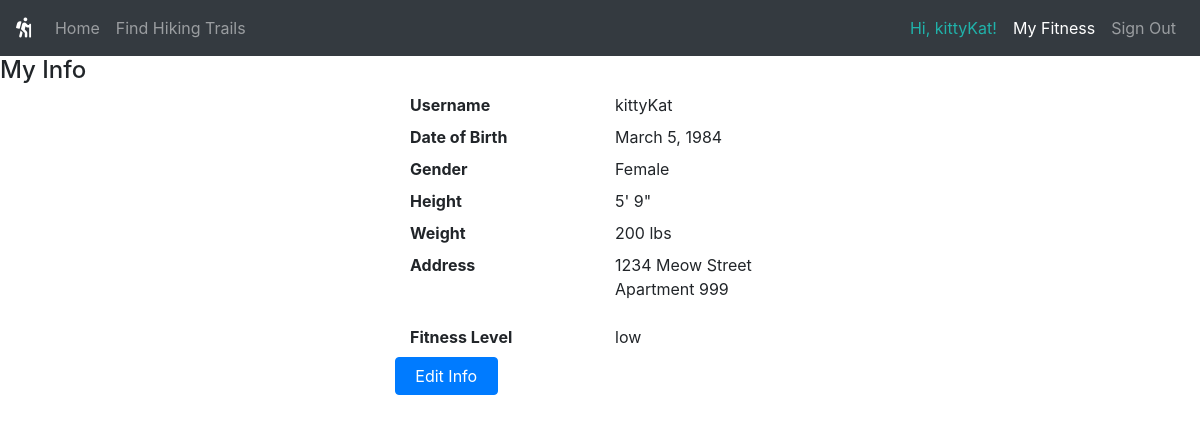
The page /display_info (signed in) on the database its author committed.
### database_structures.py (models this page shows, shortened)
class User(UserMixin, db.Model):
    id = db.Column(db.Integer, primary_key=True)
    username = db.Column(db.String(64), index=True, unique=True)
    date_of_birth = db.Column(db.Date)
    gender = db.Column(db.String(1))
    height = db.Column(db.Integer)
    weight = db.Column(db.Integer)
    address = db.Column(db.String(64))
    address2 = db.Column(db.String(64))
    fitness_level = db.Column(db.Integer)
    password_hash = db.Column(db.String(128))

### app.py (the view)
@app.route('/display_info', methods=["GET"])
def display_info():
    logged_in = False
    if request.method == 'GET':             # render the user's info
        if current_user.is_authenticated:
            logged_in = True
            curr_user = db.session.query(User).filter_by(username=current_user.username).first()
            if curr_user.date_of_birth is not None:
                year = curr_user.date_of_birth.year
                month = calendar.month_name[curr_user.date_of_birth.month]
                day = curr_user.date_of_birth.day
            else:
                year = ""
                month = ""
                day = ""
            if curr_user.gender == "m":
                gender = "Male"
            elif curr_user.gender == "f":
                gender = "Female"
            else:
                gender = ""
            if curr_user.height is not None:
                total_inches = curr_user.height
                feet = total_inches // 12
                inches = total_inches % 12
                height = str(feet) + "\' " + str(inches) + "\""
            else:
                height = ""
            if curr_user.weight is not None:
                weight = str(curr_user.weight)
            else:
                weight = ""
            if curr_user.address is not None:
                address = curr_user.address
            else:
                address = ""
            if curr_user.address2 is not None:
                address2 = curr_user.address2
            else:
                address2 = ""
            level = curr_user.fitness_level
            user_fitness = ""
            if level == 1:
                user_fitness = "low"
            elif level == 2:
                user_fitness = "medium"
            elif level == 3:
                user_fitness = "high"
            elif level == 4:
                user_fitness = "very high"
            return render_template('display_info.html', title="My Fitness", active={'my_fitness':True}, username=curr_user.username,
                                    month=month, day=day, year=year, gender=gender, height=height, weight=weight,
                                    address=address, address2=address2, user_fitness=user_fitness,logged_in=logged_in)
        return render_template('display_info.html', title="My Fitness", active={'my_fitness':True},logged_in=logged_in)

### app.py (called while the page is built)
@login.user_loader
def load_user(id):
    return User.query.get(int(id))

### templates/display_info.html (shortened to what this page needs)
{% extends "layout.html" %}
{% block content %}
{% if logged_in %}
  <h4>My Info</h4>
  <dl class="row">
    <dd class="col-sm-4"></dd>
    <dt class="col-sm-2">Username</dt>
    <dd class="col-sm-2">{{username}}</dd>
    <dd class="col-sm-4"></dd>
    <dd class="col-sm-4"></dd>
    <dt class="col-sm-2">Date of Birth</dt>
    {% if month %}
    <dd class="col-sm-2">{{month}} {{day}}, {{year}}</dd>
    {% else %}
    <dd class="col-sm-2"></dd>
    {% endif %}
    <dd class="col-sm-4"></dd>
    <dd class="col-sm-4"></dd>
    <dt class="col-sm-2">Gender</dt>
    <dd class="col-sm-2">{{gender}}</dd>
    <dd class="col-sm-4"></dd>
    <dd class="col-sm-4"></dd>
    <dt class="col-sm-2">Height</dt>
    <dd class="col-sm-2">{{height}}</dd>
    <dd class="col-sm-4"></dd>
    <dd class="col-sm-4"></dd>
    <dt class="col-sm-2">Weight</dt>
    {% if weight %}
    <dd class="col-sm-2">{{weight}} lbs</dd>
    {% else %}
    <dd class="col-sm-2"></dd>
    {% endif %}
    <dd class="col-sm-4"></dd>
    <dd class="col-sm-4"></dd>
    <dt class="col-sm-2">Address</dt>
    <dd class="col-sm-2">
      <p>{{address}}<br>
        {% if address2 %}
        {{address2}}<br>
        {% endif %}
      </p>
    </dd>
    <dd class="col-sm-4"></dd>
    <dd class="col-sm-4"></dd>
    <dt class="col-sm-2">Fitness Level</dt>
    <dd class="col-sm-2" data-toggle="tooltip" data-placement="right" title="Fitness level is based on the average number of hours per week you are physically active, in order to get a base level. This level is then adjusted based on your intensity when hiking and the average length of each hike.">{{user_fitness}}</dd>
    <dd class="col-sm-4"></dd>
    <dd class="col-sm-4"></dd>
    <button type="submit" onclick="window.location='/edit_info'" class="btn btn-primary col-sm-1" data-toggle="tooltip" data-placement="right" title="Edit your info to get trails personalized based on your location and physical fitness level.">Edit Info</button>
    <dd class="col-sm-7"></dd>
  </dl>
{% endif %}
{% endblock content %}

### templates/layout.html (shortened to what this page needs)
<!DOCTYPE html>
<html lang="en">
<head>
  <link rel="stylesheet" href="https://stackpath.bootstrapcdn.com/bootstrap/4.5.2/css/bootstrap.min.css">
	<link rel="stylesheet" href="https://use.fontawesome.com/releases/v5.3.1/css/all.css">
  <link rel="stylesheet" href="{{ url_for('static', filename='css/styles.css') }}">
</head>
<body>
  <div class="nav-container">
  <nav class="navbar navbar-expand-lg navbar-dark bg-dark">
    <a class="navbar-brand" href="/"><i class="fas fa-hiking"></i></a>
    <div class="collapse navbar-collapse" id="navbarToggler">
      <ul class="navbar-nav mr-auto">
        <li class="nav-item">
          <a class="nav-link {% if active.index %}active{% endif %}" href="/">Home</i></a>
        </li>
        <li class="nav-item">
          <a class="nav-link {% if active.find_trails %}active{% endif %}" href="/find_trails">Find Hiking Trails</a>
        </li>
      </ul>
      <ul class="navbar-nav ml-auto">
        {% if current_user.is_anonymous %}
        {% else %}
        <li class="nav-item">
          <span class="nav-link" style="color: lightseagreen;">Hi, {{ current_user.username }}!</span>
        </li>
        {% endif %}
        {% if current_user.is_anonymous %}
        <li class="nav-item">
          <a class="nav-link {% if active.my_fitness %}active{% endif %}" href="/fitness_values">My Fitness</a>
        </li>
        {% else %}
        <li class="nav-item">
          <a class="nav-link {% if active.my_fitness %}active{% endif %}" href="/display_info">My Fitness</a>
        </li>
        {% endif %}
        <li class="nav-item">
          {% if current_user.is_anonymous %}
          <a class="nav-link {% if active.signin %}active{% endif %}" href="/signin">Sign In</a>
          {% else %}
          <a class="nav-link {% if active.signin %}active{% endif %}" href="{{ url_for('signout') }}">Sign Out</a>
          {% endif %}
        </li>
      </ul>
    </div>
  </nav>
  </div>
    {% block content %}{% endblock %}
</body>
</html>

### rows shown on the page
User: username "kittyKat", address "1234 Meow Street", address2 "Apartment 999"

### other values the page prints
{{ month }} "March"
{{ day }} "5"
{{ year }} "1984"
{{ gender }} "Female"
{{ height }} "5' 9\""
{{ weight }} "200"
{{ user_fitness }} "low"
